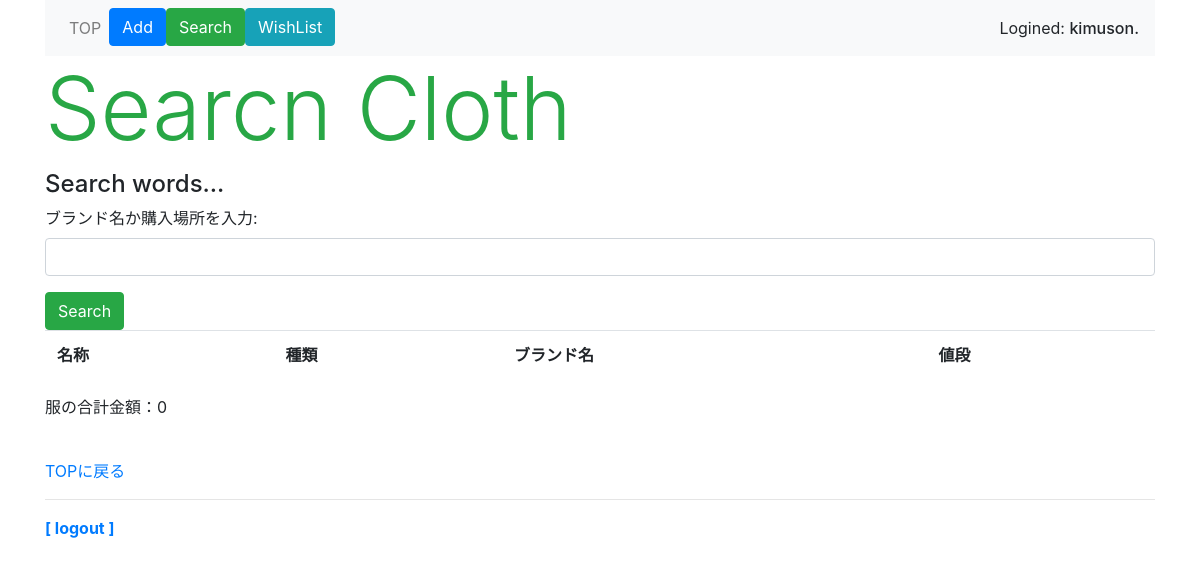
/clothes/search (signed in), run on an earlier commit of the app's database.
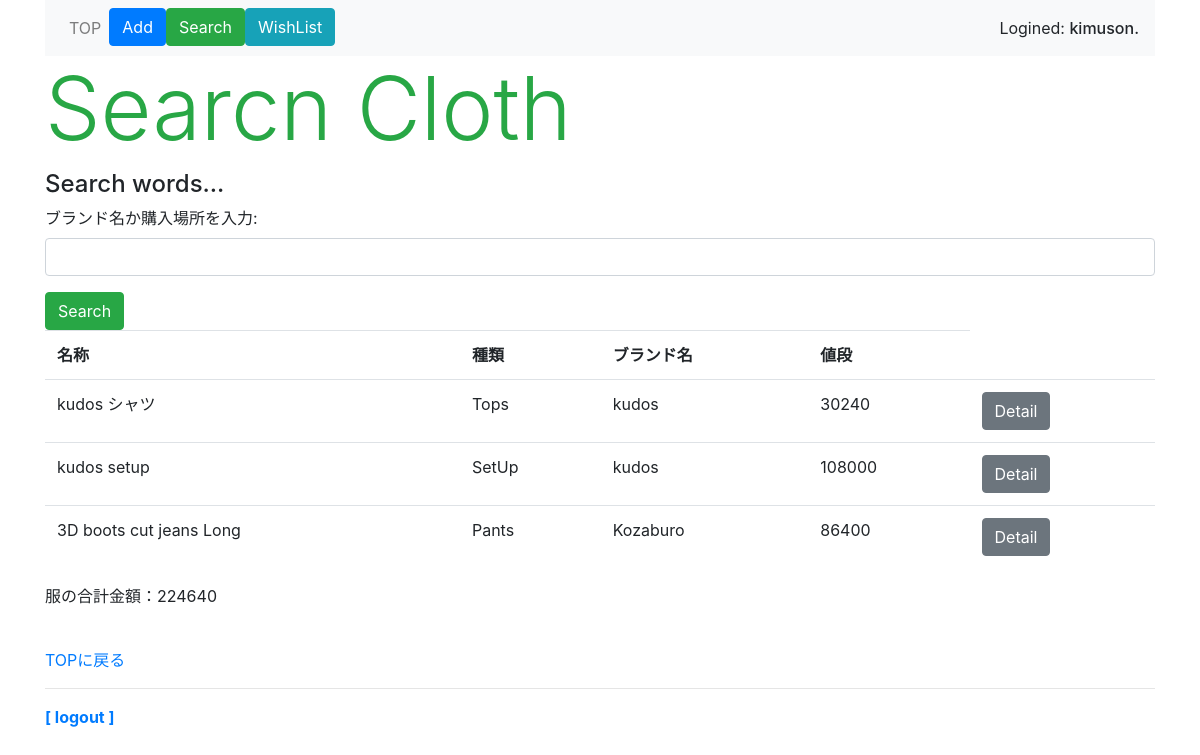
And on a later commit of the database.
### clothes/models.py (models this page shows, shortened)
class Post(models.Model):
    owner = models.ForeignKey(User, on_delete=models.CASCADE, related_name='post_owner')
    cloth_name = models.CharField(max_length=40)
    item_info = models.IntegerField(choices=ITEM_CHOICES)
    brand_name = models.CharField(max_length=40)
    season = models.CharField(max_length=7)
    cloth_size = models.CharField(max_length=8)
    material = models.CharField(max_length=40)
    price = models.PositiveIntegerField()
    buying_place = models.CharField(max_length=20)
    buying_date = models.DateField(
        verbose_name='購入日時',
        blank=True,
        null=True,
    )
    post_images = models.ImageField(upload_to='media')

### clothes/views.py (the view)
# urls.py: path('search', views.search, name='search'),
@login_required(login_url='/signin/')
def search(request):
    user = request.user
    if request.method == 'POST':
        form = NameSearchForm(request.POST)
        search = request.POST.get('search')
        data = Post.objects.filter(Q(brand_name__icontains=search)|Q(buying_place__icontains=search))
        msg = 'Result:' + str(data.count())
        price = Post.objects.filter(Q(brand_name__icontains=search)|Q(buying_place__icontains=search)).values_list('price', flat=True)
        sum_price = sum(price)
    else:
        msg = 'Search words...'
        form = NameSearchForm()
        data = Post.objects.order_by('buying_date')
        price = Post.objects.filter(owner=user).values_list('price', flat=True)
        sum_price = sum(price)
    params = {
        'title': 'Search clothes',
        'message': msg,
        'form': form,
        'data': data,
        'login_user': user,
        'sum_price': sum_price,
    }
    return render(request, 'clothes/search.html', params)

### clothes/forms.py
class NameSearchForm(forms.Form):
    search = forms.CharField(label="ブランド名か購入場所を入力", required=False, \
        widget=forms.TextInput(attrs={'class':'form-control'}))

### clothes/templates/clothes/search.html (shortened to what this page needs)
{% extends 'clothes/layout.html' %}
{% block header %}
<h1 class="display-2 text-success">Searcn Cloth</h1>
{% endblock %}
{% block content %}
<p class="h4">{{message|safe}}</p>
<form action="{% url 'search' %}" method="POST">
    {{ form.as_p }}
    <tr><th></th><td>
        <input type="submit" value="Search" class="btn btn-success w-auto">
    </td></tr>
</form>
<table class="table">
    <tr>
        <th>名称</th>
        <th>種類</th>
        <th>ブランド名</th>
        <th>値段</th>
    </tr>
    {% for item in data %}
    <tr>
        {% if login_user == item.owner %}
        <td>{{item.cloth_name}}</td>
        <td>{{item.get_item_info_display}}</td>
        <td>{{item.brand_name}}</td>
        <td>{{item.price}}</td>
        <td><a class="btn btn-secondary" href="{% url 'detail' item.id %}">Detail</a></td>
        {% endif %}
    </tr>
    {% endfor %}
</table>
<p>服の合計金額：{{sum_price}}</p>
<br>
<a href="{% url 'top' %}">TOPに戻る</a>
{% endblock %}

What changed in the data, as far as the page shows it:
added Post: cloth_name "kudos シャツ", item_info "Tops", brand_name "kudos", price "30240"
added Post: cloth_name "kudos setup", item_info "SetUp", brand_name "kudos", price "108000"
added Post: cloth_name "3D boots cut jeans Long", item_info "Pants", brand_name "Kozaburo", price "86400"
Also different on the page:
{{ sum_price }}: "0" → "224640"
